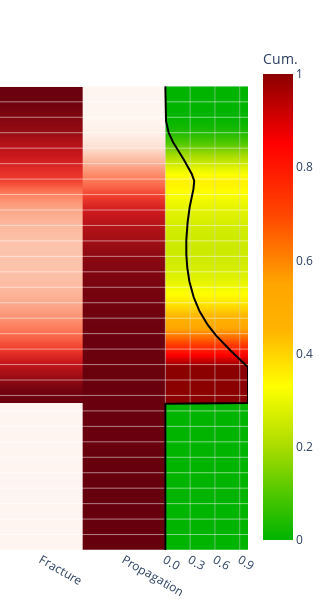

Here is the notebook cell this chart was saved with:
### Code cell
from plotly_snow_profile import criticality_heatmap

crit_hm_fig = criticality_heatmap(plot_weaklayer, plot_layers, dataframe)
crit_hm_fig.show()

### Figure 1 — Plotly figure (JSON) as saved in the notebook; plotly's stock layout.template omitted (floating-point values rounded to 4 significant figures; data arrays with more than 128 entries replaced by an {"elided": "..."} marker saying what was removed)
{"data": [{"colorscale": [[0, "rgb(255,245,240)"], [0.125, "rgb(254,224,210)"], [0.25, "rgb(252,187,161)"], [0.375, "rgb(252,146,114)"], [0.5, "rgb(251,106,74)"], [0.625, "rgb(239,59,44)"], [0.75, "rgb(203,24,29)"], [0.875, "rgb(165,15,21)"], [1, "rgb(103,0,13)"]], "hoverinfo": "skip", "reversescale": false, "showscale": false, "type": "heatmap", "x": [0, 0.5, 1], "y": {"elided": "610 float values"}, "z": {"elided": "610x2 float values"}, "zmax": 1, "zmin": 0}, {"colorscale": [[0, "rgb(255,245,240)"], [0.125, "rgb(254,224,210)"], [0.25, "rgb(252,187,161)"], [0.375, "rgb(252,146,114)"], [0.5, "rgb(251,106,74)"], [0.625, "rgb(239,59,44)"], [0.75, "rgb(203,24,29)"], [0.875, "rgb(165,15,21)"], [1, "rgb(103,0,13)"]], "hoverinfo": "skip", "reversescale": false, "showscale": false, "type": "heatmap", "x": [1, 1.5, 2], "y": {"elided": "610 float values"}, "z": {"elided": "610x2 float values"}, "zmax": 1, "zmin": 0}, {"colorbar": {"title": {"text": "Cum."}}, "colorscale": [[0, "rgb(0,180,0)"], [0.1, "rgb(80,200,0)"], [0.2, "rgb(170,220,0)"], [0.33, "yellow"], [0.45, "rgb(255,180,0)"], [0.55, "orange"], [0.7, "orangered"], [0.85, "red"], [1, "darkred"]], "showscale": true, "type": "heatmap", "x": [2, 2.5, 3], "y": {"elided": "610 float values"}, "z": {"elided": "610x2 float values"}, "zmax": 1, "zmin": 0}, {"line": {"color": "lightgrey", "width": 0.5}, "mode": "lines", "showlegend": false, "type": "scatter", "x": [2, 2], "y": [0, 3000]}, {"line": {"color": "lightgrey", "width": 0.5}, "mode": "lines", "showlegend": false, "type": "scatter", "x": [2.3, 2.3], "y": [0, 3000]}, {"line": {"color": "lightgrey", "width": 0.5}, "mode": "lines", "showlegend": false, "type": "scatter", "x": [2.6, 2.6], "y": [0, 3000]}, {"line": {"color": "lightgrey", "width": 0.5}, "mode": "lines", "showlegend": false, "type": "scatter", "x": [2.9, 2.9], "y": [0, 3000]}, {"hoverinfo": "skip", "line": {"color": "white", "width": 0.5}, "mode": "lines", "showlegend": false, "type": "scatter", "x": [0, 3], "y": [0, 0]}, {"hoverinfo": "skip", "line": {"color": "white", "width": 0.5}, "mode": "lines", "showlegend": false, "type": "scatter", "x": [0, 3], "y": [100, 100]}, {"hoverinfo": "skip", "line": {"color": "white", "width": 0.5}, "mode": "lines", "showlegend": false, "type": "scatter", "x": [0, 3], "y": [200, 200]}, {"hoverinfo": "skip", "line": {"color": "white", "width": 0.5}, "mode": "lines", "showlegend": false, "type": "scatter", "x": [0, 3], "y": [300, 300]}, {"hoverinfo": "skip", "line": {"color": "white", "width": 0.5}, "mode": "lines", "showlegend": false, "type": "scatter", "x": [0, 3], "y": [400, 400]}, {"hoverinfo": "skip", "line": {"color": "white", "width": 0.5}, "mode": "lines", "showlegend": false, "type": "scatter", "x": [0, 3], "y": [500, 500]}, {"hoverinfo": "skip", "line": {"color": "white", "width": 0.5}, "mode": "lines", "showlegend": false, "type": "scatter", "x": [0, 3], "y": [600, 600]}, {"hoverinfo": "skip", "line": {"color": "white", "width": 0.5}, "mode": "lines", "showlegend": false, "type": "scatter", "x": [0, 3], "y": [700, 700]}, {"hoverinfo": "skip", "line": {"color": "white", "width": 0.5}, "mode": "lines", "showlegend": false, "type": "scatter", "x": [0, 3], "y": [800, 800]}, {"hoverinfo": "skip", "line": {"color": "white", "width": 0.5}, "mode": "lines", "showlegend": false, "type": "scatter", "x": [0, 3], "y": [900, 900]}, {"hoverinfo": "skip", "line": {"color": "white", "width": 0.5}, "mode": "lines", "showlegend": false, "type": "scatter", "x": [0, 3], "y": [1000, 1000]}, {"hoverinfo": "skip", "line": {"color": "white", "width": 0.5}, "mode": "lines", "showlegend": false, "type": "scatter", "x": [0, 3], "y": [1100, 1100]}, {"hoverinfo": "skip", "line": {"color": "white", "width": 0.5}, "mode": "lines", "showlegend": false, "type": "scatter", "x": [0, 3], "y": [1200, 1200]}, {"hoverinfo": "skip", "line": {"color": "white", "width": 0.5}, "mode": "lines", "showlegend": false, "type": "scatter", "x": [0, 3], "y": [1300, 1300]}, {"hoverinfo": "skip", "line": {"color": "white", "width": 0.5}, "mode": "lines", "showlegend": false, "type": "scatter", "x": [0, 3], "y": [1400, 1400]}, {"hoverinfo": "skip", "line": {"color": "white", "width": 0.5}, "mode": "lines", "showlegend": false, "type": "scatter", "x": [0, 3], "y": [1500, 1500]}, {"hoverinfo": "skip", "line": {"color": "white", "width": 0.5}, "mode": "lines", "showlegend": false, "type": "scatter", "x": [0, 3], "y": [1600, 1600]}, {"hoverinfo": "skip", "line": {"color": "white", "width": 0.5}, "mode": "lines", "showlegend": false, "type": "scatter", "x": [0, 3], "y": [1700, 1700]}, {"hoverinfo": "skip", "line": {"color": "white", "width": 0.5}, "mode": "lines", "showlegend": false, "type": "scatter", "x": [0, 3], "y": [1800, 1800]}, {"hoverinfo": "skip", "line": {"color": "white", "width": 0.5}, "mode": "lines", "showlegend": false, "type": "scatter", "x": [0, 3], "y": [1900, 1900]}, {"hoverinfo": "skip", "line": {"color": "white", "width": 0.5}, "mode": "lines", "showlegend": false, "type": "scatter", "x": [0, 3], "y": [2000, 2000]}, {"hoverinfo": "skip", "line": {"color": "white", "width": 0.5}, "mode": "lines", "showlegend": false, "type": "scatter", "x": [0, 3], "y": [2100, 2100]}, {"hoverinfo": "skip", "line": {"color": "white", "width": 0.5}, "mode": "lines", "showlegend": false, "type": "scatter", "x": [0, 3], "y": [2200, 2200]}, {"hoverinfo": "skip", "line": {"color": "white", "width": 0.5}, "mode": "lines", "showlegend": false, "type": "scatter", "x": [0, 3], "y": [2300, 2300]}, {"hoverinfo": "skip", "line": {"color": "white", "width": 0.5}, "mode": "lines", "showlegend": false, "type": "scatter", "x": [0, 3], "y": [2400, 2400]}, {"hoverinfo": "skip", "line": {"color": "white", "width": 0.5}, "mode": "lines", "showlegend": false, "type": "scatter", "x": [0, 3], "y": [2500, 2500]}, {"hoverinfo": "skip", "line": {"color": "white", "width": 0.5}, "mode": "lines", "showlegend": false, "type": "scatter", "x": [0, 3], "y": [2600, 2600]}, {"hoverinfo": "skip", "line": {"color": "white", "width": 0.5}, "mode": "lines", "showlegend": false, "type": "scatter", "x": [0, 3], "y": [2700, 2700]}, {"hoverinfo": "skip", "line": {"color": "white", "width": 0.5}, "mode": "lines", "showlegend": false, "type": "scatter", "x": [0, 3], "y": [2800, 2800]}, {"hoverinfo": "skip", "line": {"color": "white", "width": 0.5}, "mode": "lines", "showlegend": false, "type": "scatter", "x": [0, 3], "y": [2900, 2900]}, {"hoverinfo": "skip", "line": {"color": "white", "width": 0.5}, "mode": "lines", "showlegend": false, "type": "scatter", "x": [0, 3], "y": [3000, 3000]}, {"line": {"color": "black", "width": 2}, "mode": "lines", "showlegend": false, "type": "scatter", "x": {"elided": "610 float values"}, "y": {"elided": "610 float values"}}], "layout": {"height": 600, "margin": {"b": 40, "l": 0, "r": 0, "t": 40}, "paper_bgcolor": "white", "plot_bgcolor": "white", "width": 300, "xaxis": {"range": [0, 3], "ticktext": ["Fracture", "Propagation", "0.0", "0.3", "0.6", "0.9"], "tickvals": [0.5, 1.5, 2, 2.3, 2.6, 2.9]}, "yaxis": {"autorange": false, "domain": [0, 1], "range": [3000, -300], "showticklabels": false}}}
